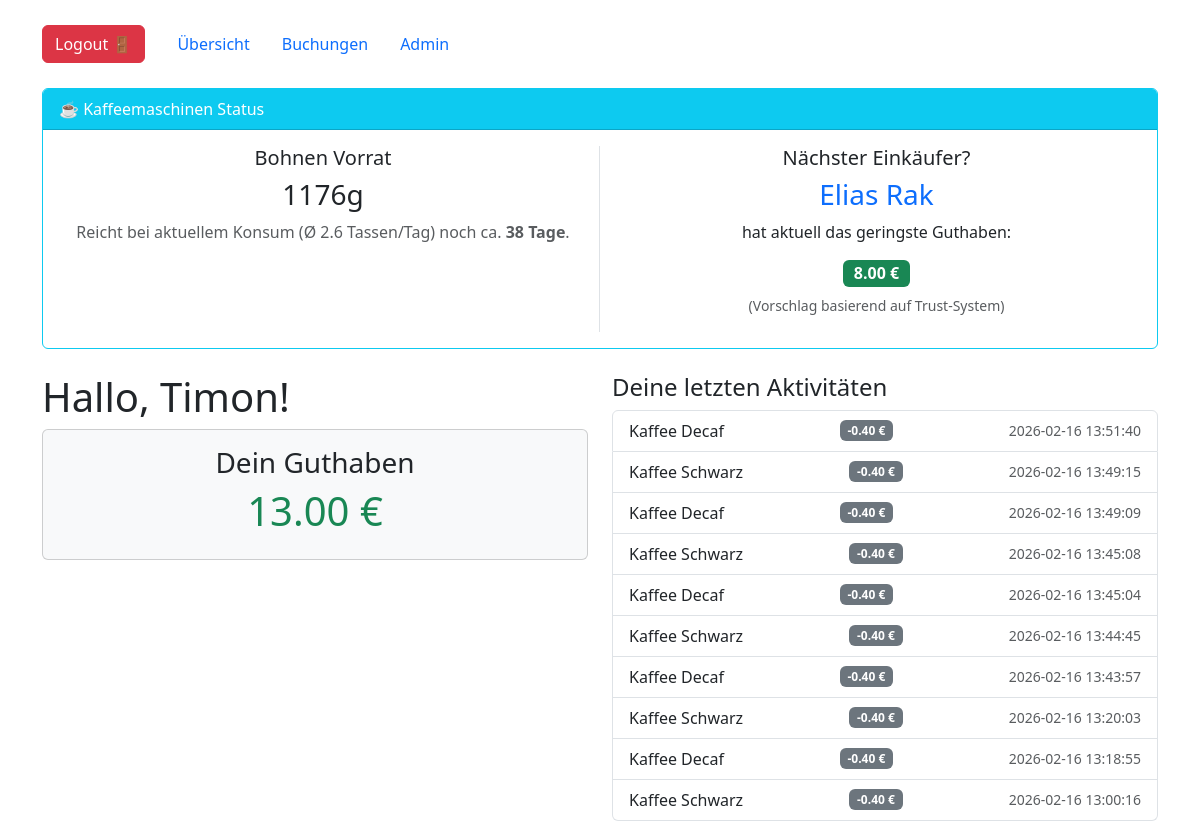
The app's page /dashboard (signed in) with its own data.
### tables this page shows
CREATE TABLE users (
                    id INTEGER PRIMARY KEY AUTOINCREMENT,
                    name TEXT NOT NULL UNIQUE,
                    rfid_uid TEXT UNIQUE,
                    password_hash TEXT,
                    is_admin INTEGER DEFAULT 0,
                    saldo REAL DEFAULT 0.0
                );

CREATE TABLE transaktionen (
                    id INTEGER PRIMARY KEY AUTOINCREMENT,
                    user_id INTEGER,
                    typ TEXT,
                    beschreibung TEXT,
                    betrag REAL,
                    zeitstempel DATETIME DEFAULT CURRENT_TIMESTAMP,
                    FOREIGN KEY(user_id) REFERENCES users(id)
                );

### app.py (the view)
@app.route('/')
@app.route('/dashboard')
@login_required
def dashboard():
    conn = get_db()
    transaktionen = conn.execute("SELECT * FROM transaktionen WHERE user_id = ? ORDER BY zeitstempel DESC LIMIT 10", (current_user.id,)).fetchall()
    curr_saldo = conn.execute("SELECT saldo FROM users WHERE id = ?", (current_user.id,)).fetchone()[0]
    stats = get_prediction_stats(conn)
    conn.close()
    return render_template('dashboard.html', transaktionen=transaktionen, saldo=curr_saldo, stats=stats)

### app.py (called while the page is built)
def get_db():
    conn = sqlite3.connect(DB_NAME)
    conn.row_factory = sqlite3.Row
    return conn

@login_manager.user_loader
def load_user(user_id):
    conn = get_db()
    u = conn.execute("SELECT * FROM users WHERE id = ?", (user_id,)).fetchone()
    conn.close()
    if u:
        return User(u['id'], u['name'], u['is_admin'], u['saldo'])
    return None

### templates/dashboard.html (shortened to what this page needs)
{% extends "base.html" %}
{% block content %}
<div class="card mb-4 border-info">
    <div class="card-header bg-info text-white">
        ☕ Kaffeemaschinen Status
    </div>
    <div class="card-body">
        <div class="row text-center">
            <div class="col-md-6 border-end">
                <h5 class="card-title">Bohnen Vorrat</h5>
                <h3>{{ stats.bestand_gramm }}g</h3>
                <p class="text-muted">
                    Reicht bei aktuellem Konsum (Ø {{ stats.tassen_pro_tag }} Tassen/Tag) noch ca.
                    <strong>{{ stats.tage_bis_leer }} Tage</strong>.
                </p>
            </div>
            <div class="col-md-6">
                <h5 class="card-title">Nächster Einkäufer?</h5>
                <h3 class="text-primary">{{ stats.empfehlung_name }}</h3>
                <p>hat aktuell das geringste Guthaben:</p>
                <span class="badge bg-success fs-6">{{ "%.2f"|format(stats.empfehlung_saldo) }} €</span>
                <p class="small text-muted mt-2">
                    (Vorschlag basierend auf Trust-System)
                </p>
            </div>
        </div>
    </div>
</div>
<div class="row">
    <div class="col-md-6">
        <h1>Hallo, {{ current_user.name }}!</h1>
        <div class="card bg-light mb-3">
            <div class="card-body text-center">
                <h3>Dein Guthaben</h3>
                <h1 class="{{ 'text-success' if saldo >= 0 else 'text-danger' }}">{{ "%.2f"|format(saldo) }} €</h1>
            </div>
        </div>
    </div>
    <div class="col-md-6">
        <h4>Deine letzten Aktivitäten</h4>
        <ul class="list-group">
            {% for t in transaktionen %}
            <li class="list-group-item d-flex justify-content-between align-items-center">
                {{ t.beschreibung }}
                <span class="badge {{ 'bg-success' if t.betrag > 0 else 'bg-secondary' }}">
                    {{ "%.2f"|format(t.betrag) }} €
                </span>
                <small class="text-muted">{{ t.zeitstempel }}</small>
            </li>
            {% endfor %}
        </ul>
    </div>
</div>
{% endblock %}

### records on screen
users: empfehlung_name "Elias Rak", empfehlung_saldo "8.00"
users: name "Timon", saldo "13.00"
transaktionen: beschreibung "Kaffee Decaf", betrag "-0.40", zeitstempel "2026-02-16 13:51:40"
transaktionen: beschreibung "Kaffee Schwarz", betrag "-0.40", zeitstempel "2026-02-16 13:49:15"
transaktionen: beschreibung "Kaffee Decaf", betrag "-0.40", zeitstempel "2026-02-16 13:49:09"
transaktionen: beschreibung "Kaffee Schwarz", betrag "-0.40", zeitstempel "2026-02-16 13:45:08"
transaktionen: beschreibung "Kaffee Decaf", betrag "-0.40", zeitstempel "2026-02-16 13:45:04"
transaktionen: beschreibung "Kaffee Schwarz", betrag "-0.40", zeitstempel "2026-02-16 13:44:45"
transaktionen: beschreibung "Kaffee Decaf", betrag "-0.40", zeitstempel "2026-02-16 13:43:57"
transaktionen: beschreibung "Kaffee Schwarz", betrag "-0.40", zeitstempel "2026-02-16 13:20:03"
transaktionen: beschreibung "Kaffee Decaf", betrag "-0.40", zeitstempel "2026-02-16 13:18:55"
transaktionen: beschreibung "Kaffee Schwarz", betrag "-0.40", zeitstempel "2026-02-16 13:00:16"

### other values on screen
{{ stats.bestand_gramm }} "1176"
{{ stats.tassen_pro_tag }} "2.6"
{{ stats.tage_bis_leer }} "38"
